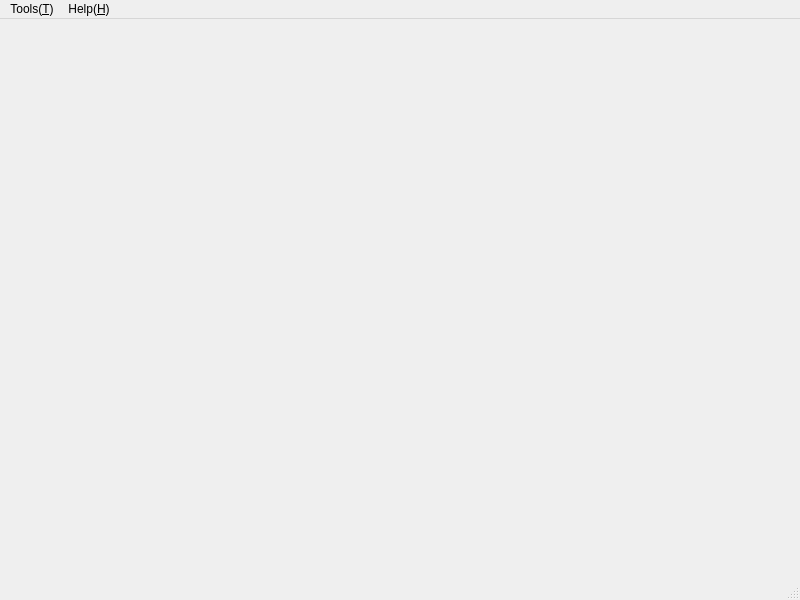
<?xml version="1.0" encoding="UTF-8"?>
<ui version="4.0">
 <class>MainWindow</class>
 <widget class="QMainWindow" name="MainWindow">
  <property name="geometry">
   <rect>
    <x>0</x>
    <y>0</y>
    <width>800</width>
    <height>600</height>
   </rect>
  </property>
  <property name="windowTitle">
   <string>File browser</string>
  </property>
  <widget class="QWidget" name="centralwidget"/>
  <widget class="QMenuBar" name="menubar">
   <property name="geometry">
    <rect>
     <x>0</x>
     <y>0</y>
     <width>800</width>
     <height>20</height>
    </rect>
   </property>
   <widget class="QMenu" name="menuTools">
    <property name="title">
     <string>Tools(&amp;T)</string>
    </property>
    <addaction name="actionStatus_S"/>
   </widget>
   <widget class="QMenu" name="menuHelp_H">
    <property name="title">
     <string>Help(&amp;H)</string>
    </property>
    <addaction name="actionAbout_A"/>
    <addaction name="actionUpdate_U"/>
   </widget>
   <addaction name="menuTools"/>
   <addaction name="menuHelp_H"/>
  </widget>
  <widget class="QStatusBar" name="statusbar"/>
  <action name="actionStatus_S">
   <property name="checkable">
    <bool>true</bool>
   </property>
   <property name="text">
    <string>Status(&amp;S)</string>
   </property>
   <property name="iconText">
    <string>Status</string>
   </property>
   <property name="toolTip">
    <string>Status</string>
   </property>
   <property name="statusTip">
    <string>Status</string>
   </property>
   <property name="whatsThis">
    <string>Status</string>
   </property>
  </action>
  <action name="actionAbout_A">
   <property name="icon">
    <iconset theme="help-about"/>
   </property>
   <property name="text">
    <string>About(&amp;A)</string>
   </property>
   <property name="iconText">
    <string>About</string>
   </property>
   <property name="toolTip">
    <string>About</string>
   </property>
   <property name="statusTip">
    <string>About</string>
   </property>
   <property name="whatsThis">
    <string>About</string>
   </property>
  </action>
  <action name="actionUpdate_U">
   <property name="icon">
    <iconset theme="system-software-update"/>
   </property>
   <property name="text">
    <string>Update(&amp;U)</string>
   </property>
   <property name="toolTip">
    <string>Update</string>
   </property>
   <property name="statusTip">
    <string>Update</string>
   </property>
   <property name="whatsThis">
    <string>Update</string>
   </property>
  </action>
 </widget>
 <resources/>
 <connections/>
</ui>
